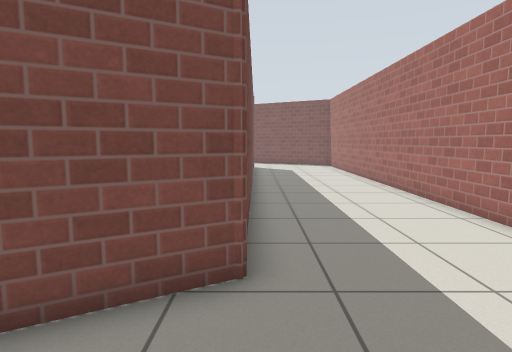
[1] (above)

16 first-person views from a walk through a world built for the Gazebo simulator. The camera is 0.94 m above the floor, tilts 6° down and sees 75° across. The floor is counted in squares, 0.5 m on a side. Each view is taken from the middle of a square. On the plan, view 1 faces up. The plan holds only what a view shows up to about 17 squares ahead; the rest is blank. The place goes on beyond the plan. The robots in the file are not drawn. Simple patterns stand in for the simulator's built-in surfaces.

[2]
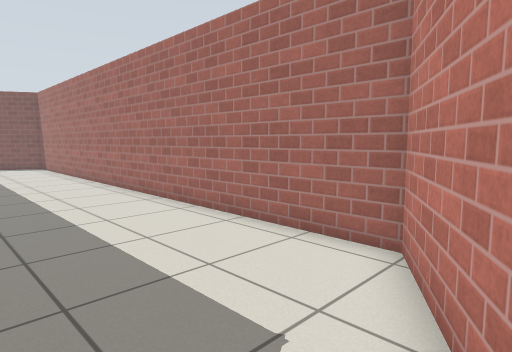

[3]
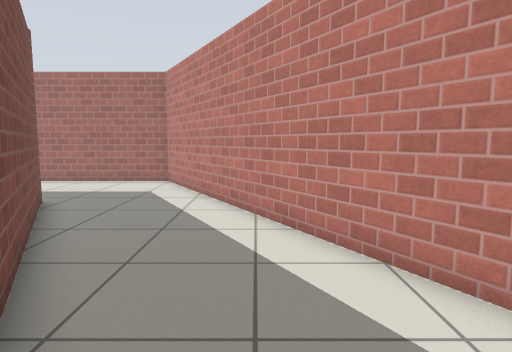

[4]
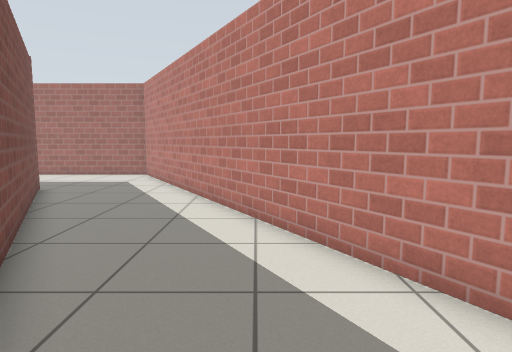

[5]
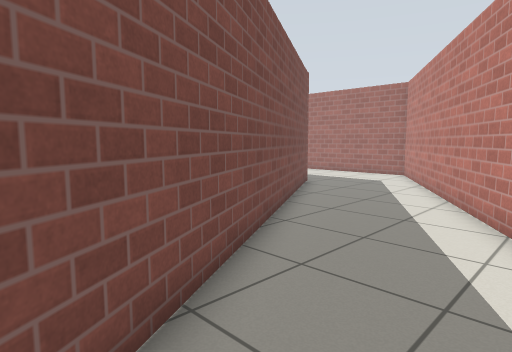

[6]
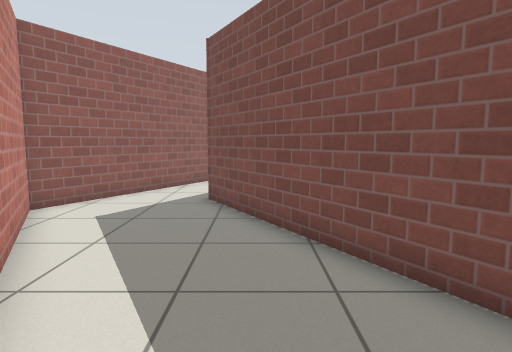

[7]
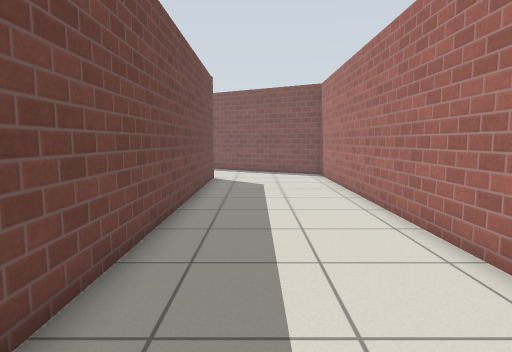

[8]
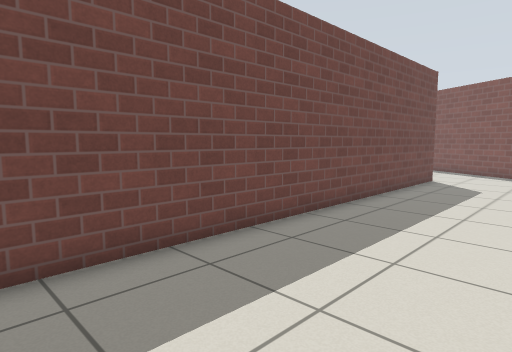

[9]
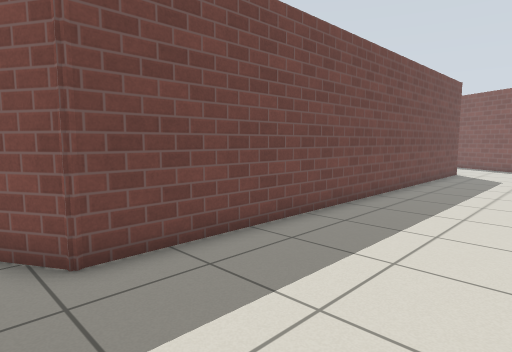

[10]
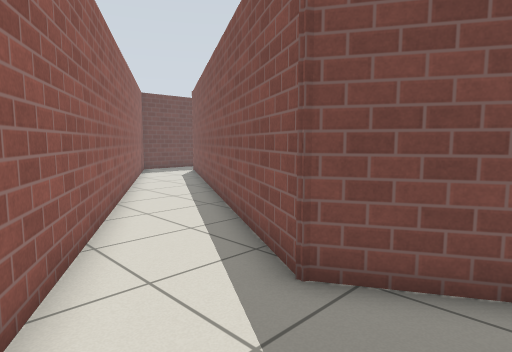

[11]
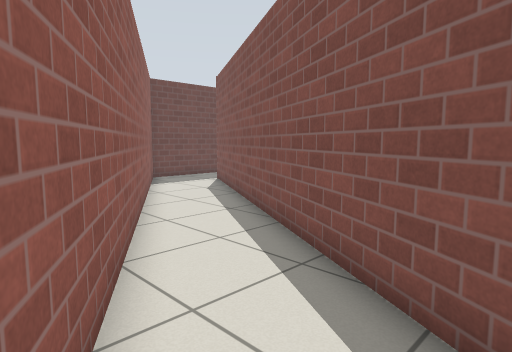

[12]
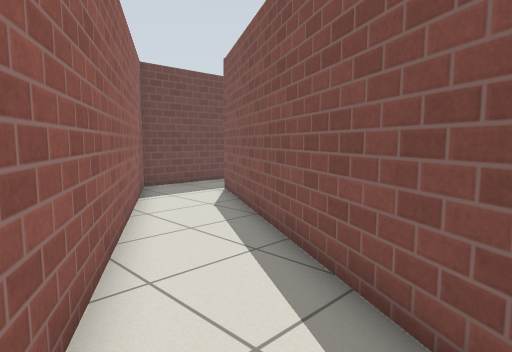

[13]
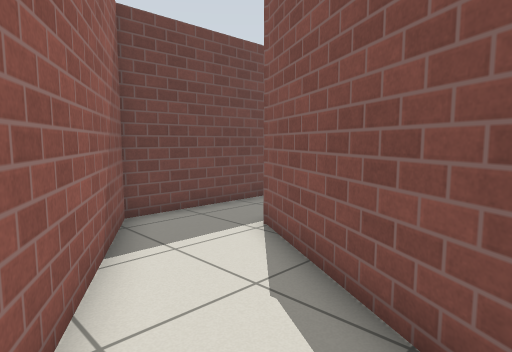

[14]
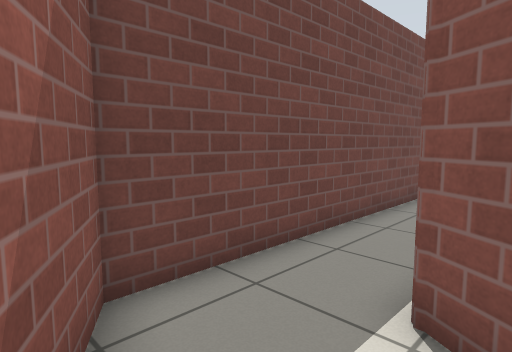

[15]
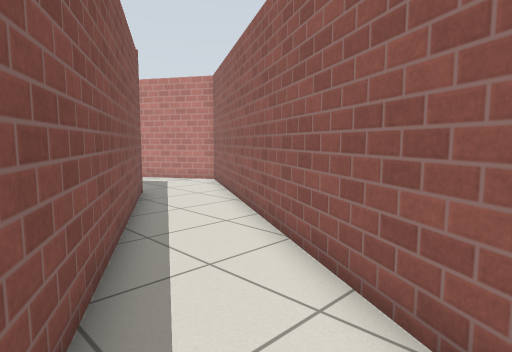

[16]
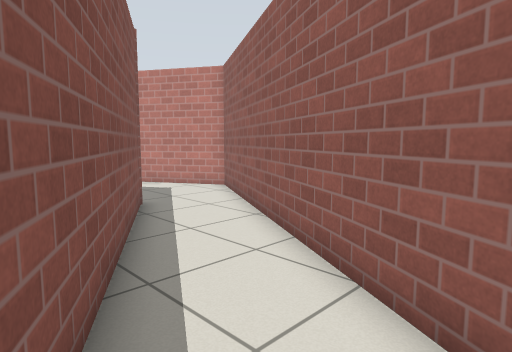

### Floor plan
Points are (right, up) in squares from view 1. A wall is a line through its corners. A room is listed if a view was taken in it or the views show most of it. See-through windows are left out.
Room 1 (views 1, 2, 3, 4, 5, 6, 7, 8, 9, 10, 11, 12)
walls: (-0.2, 23.8) (-0.2, 4.4) (-15.7, -4.5) (-20.9, -1.5); (-12.9, -8.6) (5.6, 2.1) (5.6, 24.1); (-22.3, -4.3) (-15, -8.5)
ways out: opening at (-22, -3) to room 2
Room 2 (views 13, 16)
walls: (-20.9, -1.5) (-25.8, 1.4); (-27.2, -1.4) (-22.3, -4.3)
ways out: opening at (-22, -3) to room 1; opening at (-26, 0) to room 3
Room 3 (views 14, 15)
walls: (-33.9, 12.4) (-33.9, 2.4) (-27.2, -1.4); (-25.8, 1.4) (-31.2, 4.5)
ways out: opening at (-26, 0) to room 2

Positions as (right, up) in squares from view 1, and headings:
1: (0, 0), facing up
2: (0, 0), facing up-right
3: (-10, -2), facing right
4: (-13, -4), facing right
5: (-13, -5), facing up-right
6: (-5, -3), facing left
7: (2, 7), facing up
8: (5, 7), facing up-left
9: (5, 3), facing up-left
10: (-13, -8), facing up-left
11: (-18, -6), facing up-left
12: (-21, -4), facing up-left
13: (-26, -1), facing up-left
14: (-30, 1), facing up-left
15: (-27, 1), facing down-right
16: (-25, 0), facing down-right
